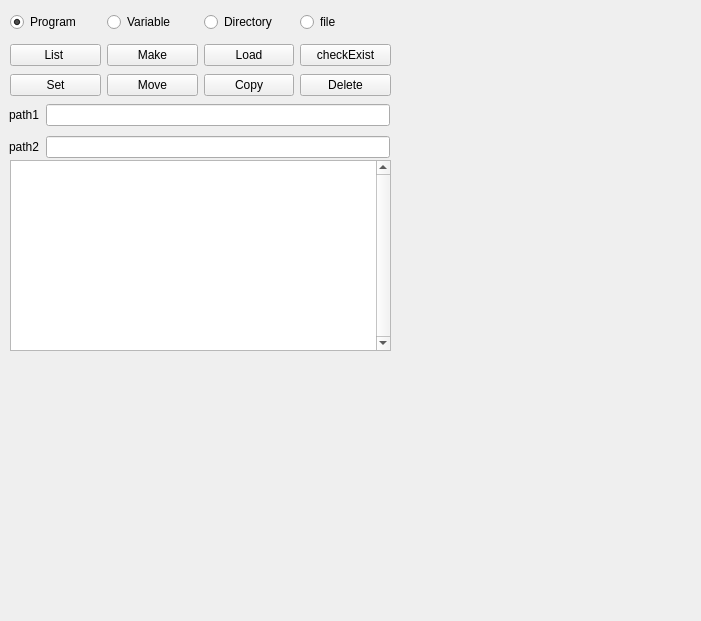
<?xml version="1.0" encoding="UTF-8"?>
<ui version="4.0">
 <class>FormTestDatabase</class>
 <widget class="QWidget" name="FormTestDatabase">
  <property name="geometry">
   <rect>
    <x>0</x>
    <y>0</y>
    <width>701</width>
    <height>621</height>
   </rect>
  </property>
  <property name="windowTitle">
   <string>Form</string>
  </property>
  <widget class="QPlainTextEdit" name="txtPgm">
   <property name="enabled">
    <bool>true</bool>
   </property>
   <property name="geometry">
    <rect>
     <x>10</x>
     <y>160</y>
     <width>381</width>
     <height>191</height>
    </rect>
   </property>
   <property name="sizePolicy">
    <sizepolicy hsizetype="Expanding" vsizetype="Expanding">
     <horstretch>0</horstretch>
     <verstretch>0</verstretch>
    </sizepolicy>
   </property>
   <property name="verticalScrollBarPolicy">
    <enum>Qt::ScrollBarAlwaysOn</enum>
   </property>
  </widget>
  <widget class="QWidget" name="horizontalLayoutWidget">
   <property name="geometry">
    <rect>
     <x>10</x>
     <y>10</y>
     <width>381</width>
     <height>24</height>
    </rect>
   </property>
   <layout class="QHBoxLayout" name="horizontalLayout">
    <item>
     <widget class="QRadioButton" name="rbtnProg">
      <property name="text">
       <string>Program</string>
      </property>
      <property name="checked">
       <bool>true</bool>
      </property>
     </widget>
    </item>
    <item>
     <widget class="QRadioButton" name="rbtnVar">
      <property name="text">
       <string>Variable</string>
      </property>
     </widget>
    </item>
    <item>
     <widget class="QRadioButton" name="rbtnDir">
      <property name="text">
       <string>Directory</string>
      </property>
     </widget>
    </item>
    <item>
     <widget class="QRadioButton" name="rbtnFile">
      <property name="text">
       <string>file</string>
      </property>
     </widget>
    </item>
   </layout>
  </widget>
  <widget class="QWidget" name="gridLayoutWidget_2">
   <property name="geometry">
    <rect>
     <x>9</x>
     <y>100</y>
     <width>381</width>
     <height>62</height>
    </rect>
   </property>
   <layout class="QGridLayout" name="gridLayout_2">
    <item row="0" column="1">
     <widget class="QLineEdit" name="txtPath1">
      <property name="sizePolicy">
       <sizepolicy hsizetype="Expanding" vsizetype="Fixed">
        <horstretch>0</horstretch>
        <verstretch>0</verstretch>
       </sizepolicy>
      </property>
     </widget>
    </item>
    <item row="1" column="1">
     <widget class="QLineEdit" name="txtPath2">
      <property name="sizePolicy">
       <sizepolicy hsizetype="Expanding" vsizetype="Fixed">
        <horstretch>0</horstretch>
        <verstretch>0</verstretch>
       </sizepolicy>
      </property>
     </widget>
    </item>
    <item row="0" column="0">
     <widget class="QLabel" name="lbl1">
      <property name="text">
       <string>path1</string>
      </property>
     </widget>
    </item>
    <item row="1" column="0">
     <widget class="QLabel" name="lbl2">
      <property name="text">
       <string>path2</string>
      </property>
     </widget>
    </item>
   </layout>
  </widget>
  <widget class="QWidget" name="horizontalLayoutWidget_2">
   <property name="geometry">
    <rect>
     <x>10</x>
     <y>40</y>
     <width>381</width>
     <height>31</height>
    </rect>
   </property>
   <layout class="QHBoxLayout" name="horizontalLayout_2">
    <item>
     <widget class="QPushButton" name="btnList">
      <property name="text">
       <string>List </string>
      </property>
     </widget>
    </item>
    <item>
     <widget class="QPushButton" name="btnMake">
      <property name="text">
       <string>Make</string>
      </property>
     </widget>
    </item>
    <item>
     <widget class="QPushButton" name="btnLoad">
      <property name="text">
       <string>Load</string>
      </property>
     </widget>
    </item>
    <item>
     <widget class="QPushButton" name="btnCheckExist">
      <property name="text">
       <string>checkExist</string>
      </property>
     </widget>
    </item>
   </layout>
  </widget>
  <widget class="QWidget" name="horizontalLayoutWidget_3">
   <property name="geometry">
    <rect>
     <x>10</x>
     <y>70</y>
     <width>381</width>
     <height>31</height>
    </rect>
   </property>
   <layout class="QHBoxLayout" name="horizontalLayout_3">
    <item>
     <widget class="QPushButton" name="btnSet">
      <property name="text">
       <string>Set</string>
      </property>
     </widget>
    </item>
    <item>
     <widget class="QPushButton" name="btnMove">
      <property name="text">
       <string>Move</string>
      </property>
     </widget>
    </item>
    <item>
     <widget class="QPushButton" name="btnCopy">
      <property name="text">
       <string>Copy</string>
      </property>
     </widget>
    </item>
    <item>
     <widget class="QPushButton" name="btnDelete">
      <property name="text">
       <string>Delete</string>
      </property>
     </widget>
    </item>
   </layout>
  </widget>
 </widget>
 <resources/>
 <connections/>
</ui>
